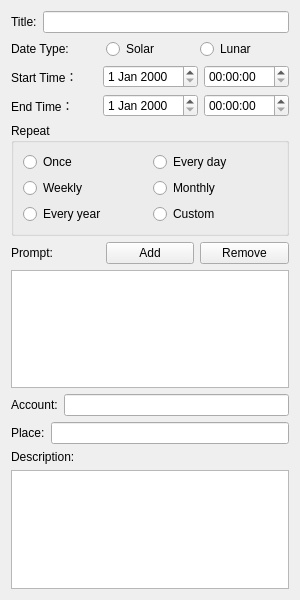
<?xml version="1.0" encoding="UTF-8"?>
<ui version="4.0">
 <class>CFrmActivity</class>
 <widget class="QWidget" name="CFrmActivity">
  <property name="geometry">
   <rect>
    <x>0</x>
    <y>0</y>
    <width>300</width>
    <height>600</height>
   </rect>
  </property>
  <property name="windowTitle">
   <string>Activity</string>
  </property>
  <layout class="QGridLayout" name="gridLayout_2">
   <item row="0" column="0">
    <layout class="QHBoxLayout" name="horizontalLayout">
     <item>
      <widget class="QLabel" name="label">
       <property name="text">
        <string>Title:</string>
       </property>
      </widget>
     </item>
     <item>
      <widget class="QLineEdit" name="ldTitle"/>
     </item>
    </layout>
   </item>
   <item row="1" column="0">
    <layout class="QHBoxLayout" name="horizontalLayout_4">
     <item>
      <widget class="QLabel" name="label_5">
       <property name="text">
        <string>Date Type:</string>
       </property>
      </widget>
     </item>
     <item>
      <widget class="QRadioButton" name="rbSolar">
       <property name="text">
        <string>Solar</string>
       </property>
      </widget>
     </item>
     <item>
      <widget class="QRadioButton" name="rbLunar">
       <property name="text">
        <string>Lunar</string>
       </property>
      </widget>
     </item>
    </layout>
   </item>
   <item row="2" column="0">
    <layout class="QHBoxLayout" name="horizontalLayout_2">
     <item>
      <widget class="QLabel" name="label_2">
       <property name="text">
        <string>Start Time：</string>
       </property>
      </widget>
     </item>
     <item>
      <widget class="QDateEdit" name="dtStart"/>
     </item>
     <item>
      <widget class="QTimeEdit" name="tmStart"/>
     </item>
    </layout>
   </item>
   <item row="3" column="0">
    <layout class="QHBoxLayout" name="horizontalLayout_3">
     <item>
      <widget class="QLabel" name="label_3">
       <property name="text">
        <string>End Time：</string>
       </property>
      </widget>
     </item>
     <item>
      <widget class="QDateEdit" name="dtEdit"/>
     </item>
     <item>
      <widget class="QTimeEdit" name="tmEnd"/>
     </item>
    </layout>
   </item>
   <item row="4" column="0">
    <widget class="QGroupBox" name="groupBox">
     <property name="title">
      <string>Repeat</string>
     </property>
     <layout class="QGridLayout" name="gridLayout">
      <item row="0" column="0">
       <widget class="QRadioButton" name="rbOnce">
        <property name="text">
         <string>Once</string>
        </property>
       </widget>
      </item>
      <item row="0" column="1">
       <widget class="QRadioButton" name="rbEveryDay">
        <property name="text">
         <string>Every day</string>
        </property>
       </widget>
      </item>
      <item row="1" column="0">
       <widget class="QRadioButton" name="rbWeekly">
        <property name="text">
         <string>Weekly</string>
        </property>
       </widget>
      </item>
      <item row="1" column="1">
       <widget class="QRadioButton" name="rbMonthly">
        <property name="text">
         <string>Monthly</string>
        </property>
       </widget>
      </item>
      <item row="2" column="0">
       <widget class="QRadioButton" name="rbEveryYear">
        <property name="text">
         <string>Every year</string>
        </property>
       </widget>
      </item>
      <item row="2" column="1">
       <widget class="QRadioButton" name="rbCustom">
        <property name="text">
         <string>Custom</string>
        </property>
       </widget>
      </item>
     </layout>
    </widget>
   </item>
   <item row="5" column="0">
    <layout class="QHBoxLayout" name="horizontalLayout_7">
     <item>
      <widget class="QLabel" name="label_8">
       <property name="text">
        <string>Prompt:</string>
       </property>
      </widget>
     </item>
     <item>
      <widget class="QPushButton" name="pushButton">
       <property name="text">
        <string>Add</string>
       </property>
      </widget>
     </item>
     <item>
      <widget class="QPushButton" name="pushButton_2">
       <property name="text">
        <string>Remove</string>
       </property>
      </widget>
     </item>
    </layout>
   </item>
   <item row="6" column="0">
    <widget class="QListView" name="lstPromt"/>
   </item>
   <item row="7" column="0">
    <layout class="QHBoxLayout" name="horizontalLayout_5">
     <item>
      <widget class="QLabel" name="label_4">
       <property name="text">
        <string>Account:</string>
       </property>
      </widget>
     </item>
     <item>
      <widget class="QLineEdit" name="ldAccount"/>
     </item>
    </layout>
   </item>
   <item row="8" column="0">
    <layout class="QHBoxLayout" name="horizontalLayout_6">
     <item>
      <widget class="QLabel" name="label_6">
       <property name="text">
        <string>Place:</string>
       </property>
      </widget>
     </item>
     <item>
      <widget class="QLineEdit" name="lePlace"/>
     </item>
    </layout>
   </item>
   <item row="9" column="0">
    <widget class="QLabel" name="label_7">
     <property name="text">
      <string>Description:</string>
     </property>
    </widget>
   </item>
   <item row="10" column="0">
    <widget class="QTextEdit" name="textEdit"/>
   </item>
  </layout>
 </widget>
 <resources/>
 <connections/>
</ui>
